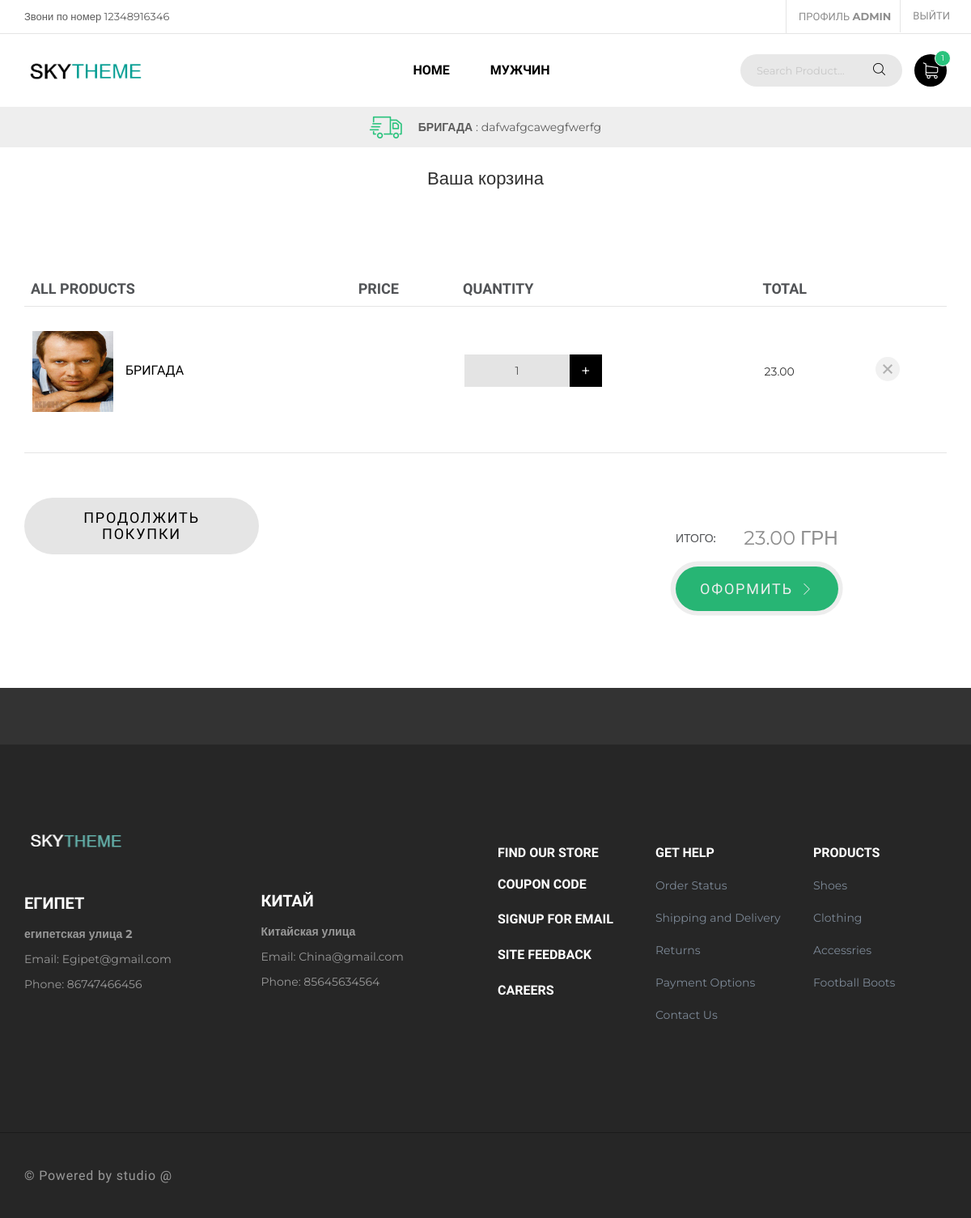
The app's page /cart/ (signed in) with its own data.
### mainapp/models.py (models this page shows, shortened)
class ChangeMyInfo(models.Model):
    toptext = models.CharField(max_length=150,verbose_name='Текст в левом углу',null=True,blank=True)
    adress1= models.CharField(max_length=150,verbose_name='Адресс 1',null=True,blank=True)
    street1= models.CharField(max_length=150,verbose_name='Улица для адресс 1',null=True,blank=True)
    email1= models.EmailField(max_length=150,verbose_name='емайл для адрес 1',null=True,blank=True)
    phone1= models.CharField(max_length=20, verbose_name='Номер телефона')
    adress2 = models.CharField(max_length=150,verbose_name='Адресс 2',null=True,blank=True)
    street2=  models.CharField(max_length=150,verbose_name='Улица для адресс 2',null=True,blank=True)
    email2= models.EmailField(max_length=150,verbose_name='емайл для адрес 2',null=True,blank=True)
    phone2= models.CharField(max_length=20, verbose_name='Номер телефона')
    about=  models.CharField(max_length=150,verbose_name='Пару слов о сайте',null=True,blank=True)

class Category(MPTTModel):
    class Meta:
        verbose_name = 'Категории'
        verbose_name_plural = 'Категории'
    parent = TreeForeignKey('self', null=True, blank=True, related_name='children', db_index=True,on_delete=models.CASCADE)
    name = models.CharField(max_length=250,verbose_name='Имя категории')
    slug = models.SlugField(unique=True)
    class MPTTMeta:
        order_insertion_by = ['name']
    def get_absolute_url(self):
        return reverse('category_detail',kwargs={'slug': self.slug})

class Cart(models.Model):
    class Meta:
        verbose_name = 'Корзина'
        verbose_name_plural = 'Корзина'
    owner = models.ForeignKey('Customer',null=True, verbose_name='Владелец',on_delete=models.CASCADE)
    products = models.ManyToManyField(CartProduct,blank=True,related_name='related_cart')
    total_products = models.PositiveIntegerField(default=0)
    final_price = models.DecimalField(max_digits=10,default=0, decimal_places=2,verbose_name='Общая сумма')
    in_order= models.BooleanField(default=False)
    for_anonymoys_user= models.BooleanField(default=False)

class TopText(models.Model):
    class Meta:
        verbose_name='текст в бегущей строке'
    title=models.CharField(max_length=50,verbose_name='Заголовок',null=True,blank=True)
    text= models.CharField(max_length=250,verbose_name='текст в бегущей строке',null=True,blank=True)

class CartProduct(models.Model):
    class Meta:
        verbose_name = 'Продукт для корзины'
        verbose_name_plural = 'Продукты для корзины'
    user  = models.ForeignKey('Customer',verbose_name='Покупатель', on_delete=models.CASCADE)
    cart = models.ForeignKey('Cart',verbose_name='Корзина',on_delete=models.CASCADE,related_name='related_products')
    product= models.ForeignKey(Product,verbose_name='Товар',on_delete=models.CASCADE)
    qty = models.PositiveIntegerField(default=1)
    final_price = models.DecimalField(max_digits=10,decimal_places=2,verbose_name='Общая сумма')

class Product(models.Model):
    class Meta:
        verbose_name = 'Продукт'
        verbose_name_plural = 'Продукты'
        order_with_respect_to='slug'
    category =  TreeForeignKey(Category, blank=True, null=True, related_name='category', verbose_name="Выберите категорию",on_delete=models.CASCADE)
    title = models.CharField(max_length=250,verbose_name='Наименоватние продукта')
    slug=models.SlugField(unique=True)
    image1 = models.ImageField(verbose_name='Главное изображение',upload_to='photos/%Y/%m/%d/')
    image2 = models.ImageField(null=True,blank=True, verbose_name='Изображение 2',upload_to='products/%Y/%m/%d/')
    image3 = models.ImageField(null=True,blank=True, verbose_name='Изображение 3',upload_to='products/%Y/%m/%d/')
    image4 = models.ImageField(null=True,blank=True, verbose_name='Изображение 4',upload_to='products/%Y/%m/%d/')
    image5 = models.ImageField(null=True,blank=True, verbose_name='Изображение 5',upload_to='products/%Y/%m/%d/')
    features = models.ManyToManyField("specs.ProductFeatures", blank=True, related_name='features_for_product')
    available = models.BooleanField(default=True)
    description = models.TextField(verbose_name='Описание товара',null=True)
    price = models.DecimalField(max_digits=10,decimal_places=2,verbose_name='Цена')
    def get_absolute_url(self):
        return reverse('product_detail',kwargs={'slug':self.slug})

### mainapp/views.py (the view)
# urls.py: path('cart/',CartView.as_view(),name='cart'),
class CartView(CartMixin, View):
    def get(self, request, *args, **kwargs):
        category = Category.objects.all()
        context = {
            'cart': self.cart,
            'category': category
        }
        return render(request, 'cart.html', context)

### mainapp/templates/cart.html (shortened to what this page needs)
{%extends 'base.html'%}
{% load static%}
{%block main%}
<h3 class="text-center" style="margin: 25px;">Ваша корзина {%if not cart.products.count%} пуста <div class="container"><img class="myfluid" src="{% static '/images/banner/cip.png'%}" ></div>{%endif%} </h3>
{%if cart.products.count%}
    <main class="ps-main">
      <div class="ps-content pt-80 pb-80">
        <div class="ps-container">
          <div class="ps-cart-listing">
            <table class="table ps-cart__table">
              <thead>
                <tr>
                  <th>All Products</th>
                  <th>Price</th>
                  <th>Quantity</th>
                  <th>Total</th>
                  <th></th>
                </tr>
              </thead>
              <tbody>
                <tr> {%for item in cart.products.all%}
                  <td><a class="ps-product__preview" href="{{item.product.get_absolute_url}}"><img class="mr-15" src="{{item.product.image1.url}}" alt="">{{item.product.title}}</a></td>
                  <td>{{item.content_object.price}}</td>
                  <td>
                    <form action="{% url 'change_qty'   slug=item.product.slug %}  " method="POST">
                    <div class="form-group--number">
                      {%if item.qty > 1%}
                      <button class="minus"  name="qty" value="0"><span>-</span></button>
                      <input  class="form-control" type="text" value="{{item.qty}}">
                      <button class="plus"  name="qty" value="1"><span>+</span></button>
                      {%else%}
                      <input  class="form-control" type="text" value="{{item.qty}}">
                      <button class="plus"  name="qty" value="1"><span>+</span></button>
                      {%endif%}
                    </div>
                  </form>
                  </td>
                  <td>{{item.final_price}}</td>
                  <td>
                    <a href="{%url 'remove_from_cart' slug=item.product.slug%}"><div class="ps-remove"></div></a>
                  </td>
                </tr>
              </tbody>{%endfor%}
            </table>
            <div class="ps-cart__actions">
              <div class="ps-cart__promotion">
                <div class="form-group pb-10">
                 <a href="/"> <button class="ps-btn ps-btn--gray" >Продолжить покупки</button></a>
                </div>
              </div>
              <div class="ps-cart__total">
                <h3>Итого: <span> {{cart.final_price}} Грн</span></h3><a class="ps-btn" href="{%url 'checkout'%}">Оформить<i class="ps-icon-next"></i></a>
              </div>
            </div>
          </div>
            </div>
          </div>
    </main>
    {%endif%}
    {%endblock main%}

### mainapp/templates/base.html (shortened to what this page needs)
{% load static%}
{% load mptt_tags %}
<!DOCTYPE html>
<html lang="en">
  <head>
    <link rel="stylesheet" href="{% static '/plugins/font-awesome/css/font-awesome.min.css'%}">
    <link rel="stylesheet" href="{% static '/plugins/ps-icon/style.css'%}">
    <link rel="stylesheet" href="{% static '/plugins/bootstrap/dist/css/bootstrap.min.css'%}">
    <link rel="stylesheet" href="{% static '/plugins/owl-carousel/assets/owl.carousel.css'%}">
    <link rel="stylesheet" href="{% static '/plugins/jquery-bar-rating/dist/themes/fontawesome-stars.css'%}">
    <link rel="stylesheet" href="{% static '/plugins/slick/slick/slick.css'%}">
    <link rel="stylesheet" href="{% static '/plugins/bootstrap-select/dist/css/bootstrap-select.min.css'%}">
    <link rel="stylesheet" href="{% static '/plugins/Magnific-Popup/dist/magnific-popup.css'%}">
    <link rel="stylesheet" href="{% static '/plugins/jquery-ui/jquery-ui.min.css'%}">
    <link rel="stylesheet" href="{% static '/plugins/revolution/css/settings.css'%}">
    <link rel="stylesheet" href="{% static '/plugins/revolution/css/layers.css'%}">
    <link rel="stylesheet" href="{% static '/plugins/revolution/css/navigation.css'%}">
    <link rel="stylesheet" href="{% static '/css/style.css'%}">
  </head>
  <body class="ps-loading">
    <header class="header">
      <div class="header__top">
        <div class="container-fluid">
          <div class="row">
                <div class="col-lg-6 col-md-8 col-sm-6 col-xs-12 ">
               <p>{%for i in myinfo%}
                 {{i.toptext}}
                {%endfor%}</p>
                </div>
                {%if not request.user.is_authenticated%}
                <div class="col-lg-6 col-md-4 col-sm-6 col-xs-12 ">
                  <div class="header__actions"><a href="{%url 'login'%}">Вход</a>
                    <div class="header__actions"><a href="{%url 'registration'%}">Регистрация</a>
                 {%else%}
                 <div class="header__actions"><a href="{% url 'profile' %}">Профиль <strong> {{request.user.username}}</strong></a>
                  <div class="header__actions"><a href="{%url 'logout'%}">Выйти</a>
                  {%endif%}
                  </div>
                </div>
              </div>
                  </div>
                </div>
      <nav class="navigation">
        <div class="container-fluid">
          <div class="navigation__column left">
            <div class="header__logo"><a class="ps-logo" href="{%url 'base'%}"><img src="{% static '/images/logo.png'%}" alt=""></a></div>
          </div>
 <div class="navigation__column center">
  <ul class="main-menu menu">
    <li class="menu-item menu-item-has-children dropdown"><a href="index.html">Home</a>
    </li>
{% for node in topcategory.all %}
     {% if node.level == 0 %}
<li class="menu-item menu-item-has-children has-mega-menu"><a href="{{ node.get_absolute_url }}">{{ node.name }}</a>
  {% endif %}
</li>
{% endfor %}
</div>
          <div class="navigation__column right">
            <form class="ps-search--header" action="do_action" method="post">
              <input class="form-control" type="text" placeholder="Search Product…">
              <button><i class="ps-icon-search"></i></button>
            </form>
            <div class="ps-cart"><a class="ps-cart__toggle" href="{%url 'cart'%}"><span><i>{{cart.products.count}}</i></span><i class="ps-icon-shopping-cart"></i></a>
            </div>
          </div>
        </div>
      </nav>
    </header>
    <div class="header-services">
      <div class="ps-services owl-slider" data-owl-auto="true" data-owl-loop="true" data-owl-speed="7000" data-owl-gap="0" data-owl-nav="true" data-owl-dots="false" data-owl-item="1" data-owl-item-xs="1" data-owl-item-sm="1" data-owl-item-md="1" data-owl-item-lg="1" data-owl-duration="1000" data-owl-mousedrag="on">
        {% for text in toptext %}
        <p class="ps-service"><i class="ps-icon-delivery"></i><strong>{{text.title }} </strong> : {{ text.text}}</p>
        {%endfor%}
      </div>
    </div>
    {%block main%}
    {%endblock main%}
    <div class="ps-subscribe">
    </div>
    <div class="ps-footer bg--cover" data-background="images/background/parallax.jpg">
      <div class="ps-footer__content">
        <div class="ps-container">
          <div class="row">
                <div class="col-lg-3 col-md-3 col-sm-12 col-xs-12 ">
                  <aside class="ps-widget--footer ps-widget--info">
                    <header><a class="ps-logo" href="index.html"><img src="images/logo-white.png" alt=""></a>
                      {%for i in myinfo%}
                      <h3 class="ps-widget__title">{{i.adress1}}</h3>
                    </header>
                    <footer>
                      <p><strong>{{i.street1}}</strong></p>
                      <p>Email: <a href='mailto:{{i.email1}}'>{{i.email1}}</a></p>
                      <p>Phone: {{i.phone1}}</p>
                    </footer>
                  </aside>
                </div>
                <div class="col-lg-3 col-md-3 col-sm-12 col-xs-12 ">
                  <aside class="ps-widget--footer ps-widget--info second">
                    <header>
                      <h3 class="ps-widget__title">{{i.adress2}}</h3>
                    </header>
                    <footer>
                      <p><strong>{{i.street2}}</strong></p>
                      <p>Email: <a href='mailto:{{i.email2}}'>{{i.email2}}</a></p>
                      <p>Phone: {{i.phone2}}</p>
                    </footer>{%endfor%}
                  </aside>
                </div>
                <div class="col-lg-2 col-md-2 col-sm-4 col-xs-12 ">
                  <aside class="ps-widget--footer ps-widget--link">
                    <header>
                      <h3 class="ps-widget__title">Find Our store</h3>
                    </header>
                    <footer>
                      <ul class="ps-list--link">
                        <li><a href="#">Coupon Code</a></li>
                        <li><a href="#">SignUp For Email</a></li>
                        <li><a href="#">Site Feedback</a></li>
                        <li><a href="#">Careers</a></li>
                      </ul>
                    </footer>
                  </aside>
                </div>
                <div class="col-lg-2 col-md-2 col-sm-4 col-xs-12 ">
                  <aside class="ps-widget--footer ps-widget--link">
                    <header>
                      <h3 class="ps-widget__title">Get Help</h3>
                    </header>
                    <footer>
                      <ul class="ps-list--line">
                        <li><a href="#">Order Status</a></li>
                        <li><a href="#">Shipping and Delivery</a></li>
                        <li><a href="#">Returns</a></li>
                        <li><a href="#">Payment Options</a></li>
                        <li><a href="#">Contact Us</a></li>
                      </ul>
                    </footer>
                  </aside>
                </div>
                <div class="col-lg-2 col-md-2 col-sm-4 col-xs-12 ">
                  <aside class="ps-widget--footer ps-widget--link">
                    <header>
                      <h3 class="ps-widget__title">Products</h3>
                    </header>
                    <footer>
                      <ul class="ps-list--line">
                        <li><a href="#">Shoes</a></li>
                        <li><a href="#">Clothing</a></li>
                        <li><a href="#">Accessries</a></li>
                        <li><a href="#">Football Boots</a></li>
                      </ul>
                    </footer>
                  </aside>
                </div>
          </div>
        </div>
      </div>
      <div class="ps-footer__copyright">
        <div class="ps-container">
          <div class="row">
                <div class="col-lg-6 col-md-6 col-sm-6 col-xs-12 ">
                  {%for i in myinfo%}
                  <p>&copy; {{i.about}}</p>
                  {%endfor%}
                </div>
                <div class="col-lg-6 col-md-6 col-sm-6 col-xs-12 ">
                  <ul class="ps-social">
                    <li><a href="#"><i class="fa fa-facebook"></i></a></li>
                    <li><a href="#"><i class="fa fa-google-plus"></i></a></li>
                    <li><a href="#"><i class="fa fa-twitter"></i></a></li>
                    <li><a href="#"><i class="fa fa-instagram"></i></a></li>
                  </ul>
                </div>
          </div>
        </div>
      </div>
    </div>
  </body>
</html>

### records on screen
ChangeMyInfo: toptext "Звони по номер 12348916346", adress1 "ЕГИПЕТ", street1 "египетская улица 2", email1 "Egipet@gmail.com", phone1 "86747466456", adress2 "КИТАЙ", street2 "Китайская улица", email2 "China@gmail.com", phone2 "85645634564", about "Powered by studio @"
Category: name "МУЖЧИН"
Cart: products.count "1", final_price "23.00"
TopText: title "БРИГАДА", text "dafwafgcawegfwerfg"
CartProduct: product.image1 (picture), product "БРИГАДА", qty "1", final_price "23.00"

### other values on screen
{{ request.user.username }} "ADMIN"
